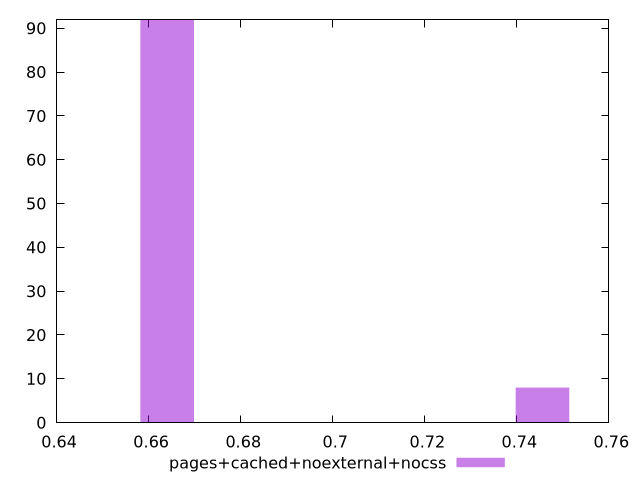

Here is the gnuplot script that generated this plot:
$_pagesCachedNoexternalNocss <<EOF
0.6640222180247964 92
0.7455688062032803 8
EOF
set key outside below
set terminal pngcairo
set output "report_00004_2020-11-02T20-21-41.718Z/uses-text-compression/pages+cached+noexternal+nocss//hist.png"
set yrange [0:92]
set boxwidth 0.011649512596926254
set style fill transparent solid 0.5 noborder
plot $_pagesCachedNoexternalNocss title "pages+cached+noexternal+nocss" with boxes ,
